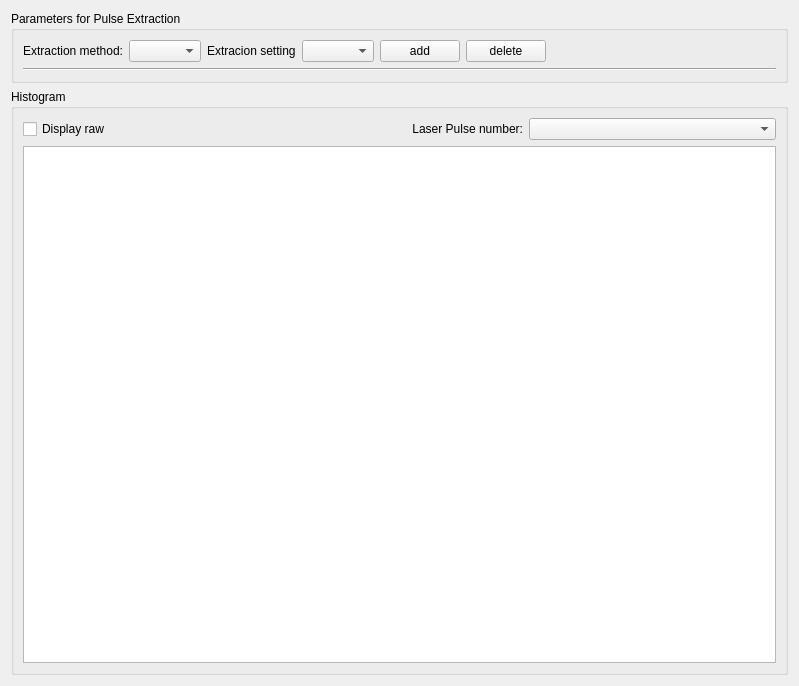
<?xml version="1.0" encoding="UTF-8"?>
<ui version="4.0">
 <class>se</class>
 <widget class="QWidget" name="se">
  <property name="geometry">
   <rect>
    <x>0</x>
    <y>0</y>
    <width>799</width>
    <height>686</height>
   </rect>
  </property>
  <property name="windowTitle">
   <string>Form</string>
  </property>
  <layout class="QGridLayout" name="gridLayout">
   <item row="1" column="0" colspan="2">
    <widget class="QGroupBox" name="groupBox_13">
     <property name="title">
      <string>Histogram</string>
     </property>
     <layout class="QGridLayout" name="gridLayout_32">
      <item row="0" column="0">
       <layout class="QGridLayout" name="gridLayout_31">
        <item row="0" column="2">
         <widget class="QComboBox" name="laserpulses_ComboBox"/>
        </item>
        <item row="0" column="1">
         <widget class="QLabel" name="label_38">
          <property name="text">
           <string>Laser Pulse number:</string>
          </property>
          <property name="alignment">
           <set>Qt::AlignRight|Qt::AlignTrailing|Qt::AlignVCenter</set>
          </property>
         </widget>
        </item>
        <item row="0" column="0">
         <widget class="QCheckBox" name="laserpulses_display_raw_CheckBox">
          <property name="enabled">
           <bool>true</bool>
          </property>
          <property name="text">
           <string>Display raw</string>
          </property>
         </widget>
        </item>
        <item row="1" column="0" colspan="3">
         <widget class="PlotWidget" name="laserpulses_PlotWidget"/>
        </item>
       </layout>
      </item>
     </layout>
    </widget>
   </item>
   <item row="0" column="0" colspan="2">
    <widget class="QGroupBox" name="groupBox_14">
     <property name="title">
      <string>Parameters for Pulse Extraction</string>
     </property>
     <layout class="QGridLayout" name="gridLayout_34">
      <item row="0" column="1">
       <layout class="QGridLayout" name="se_settings_gridLayout">
        <item row="0" column="4">
         <widget class="QPushButton" name="se_setting_add_pushButton">
          <property name="text">
           <string>add</string>
          </property>
         </widget>
        </item>
        <item row="0" column="3">
         <widget class="QComboBox" name="se_setting_comboBox"/>
        </item>
        <item row="0" column="1">
         <widget class="QComboBox" name="se_method_comboBox"/>
        </item>
        <item row="0" column="0">
         <widget class="QLabel" name="se_method_label">
          <property name="text">
           <string>Extraction method:</string>
          </property>
          <property name="alignment">
           <set>Qt::AlignRight|Qt::AlignTrailing|Qt::AlignVCenter</set>
          </property>
         </widget>
        </item>
        <item row="0" column="5">
         <widget class="QPushButton" name="se_setting_delete_pushButton">
          <property name="text">
           <string>delete</string>
          </property>
         </widget>
        </item>
        <item row="0" column="2">
         <widget class="QLabel" name="se_setting_label">
          <property name="text">
           <string>Extracion setting</string>
          </property>
         </widget>
        </item>
        <item row="0" column="6">
         <spacer name="se_horizontalSpacer">
          <property name="orientation">
           <enum>Qt::Horizontal</enum>
          </property>
          <property name="sizeHint" stdset="0">
           <size>
            <width>40</width>
            <height>20</height>
           </size>
          </property>
         </spacer>
        </item>
       </layout>
      </item>
      <item row="1" column="1">
       <widget class="Line" name="line">
        <property name="orientation">
         <enum>Qt::Horizontal</enum>
        </property>
       </widget>
      </item>
      <item row="2" column="1">
       <layout class="QGridLayout" name="extraction_param_gridLayout"/>
      </item>
     </layout>
    </widget>
   </item>
  </layout>
 </widget>
 <customwidgets>
  <customwidget>
   <class>PlotWidget</class>
   <extends>QGraphicsView</extends>
   <header>pyqtgraph</header>
  </customwidget>
 </customwidgets>
 <tabstops>
  <tabstop>se_method_comboBox</tabstop>
  <tabstop>laserpulses_display_raw_CheckBox</tabstop>
  <tabstop>laserpulses_ComboBox</tabstop>
  <tabstop>laserpulses_PlotWidget</tabstop>
 </tabstops>
 <resources/>
 <connections/>
</ui>
